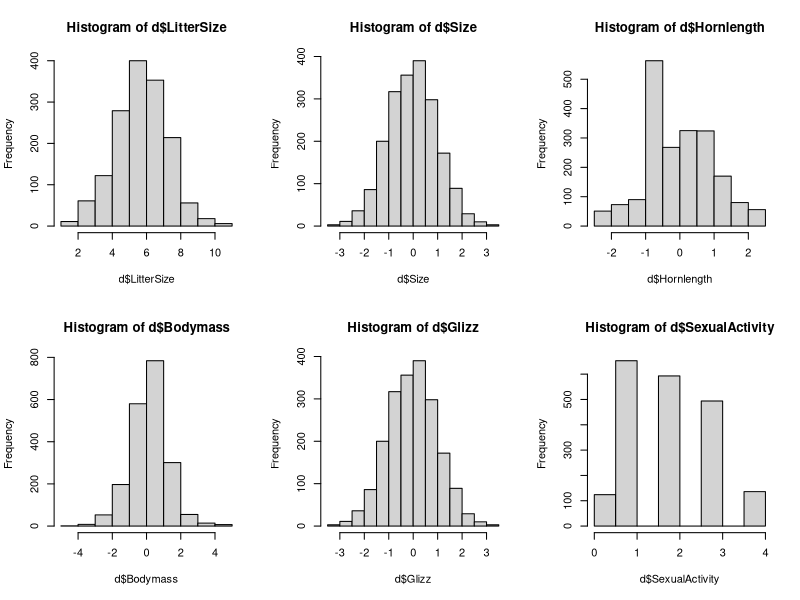
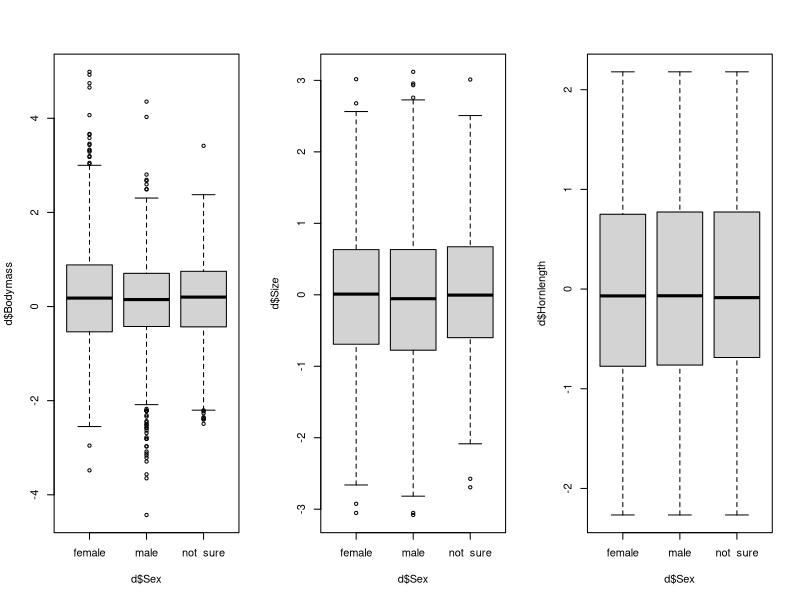
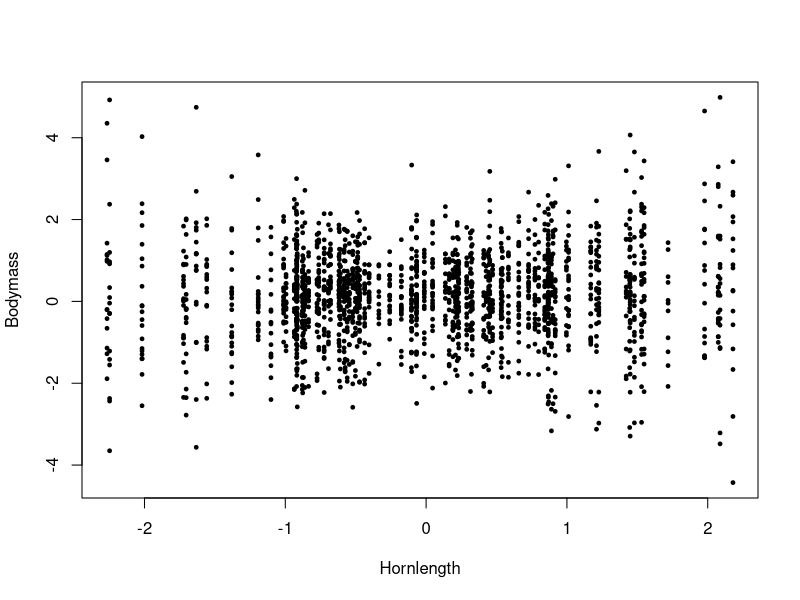
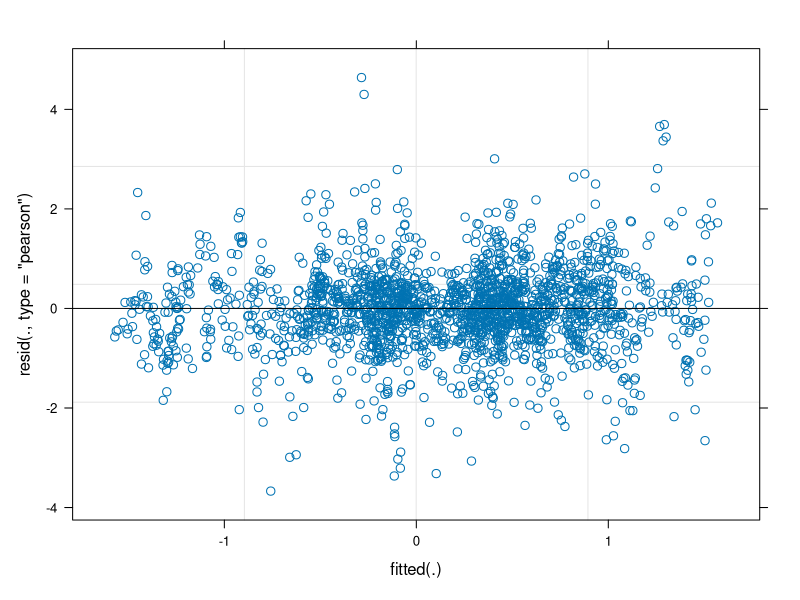
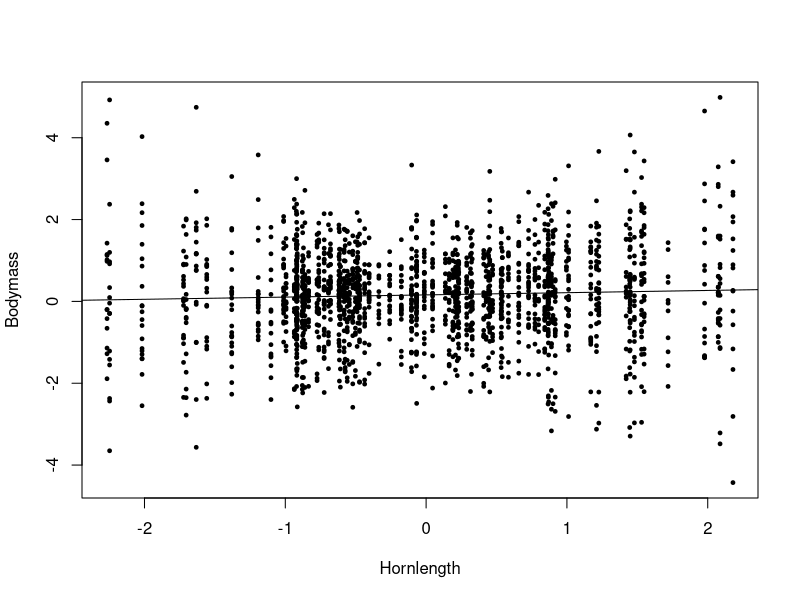
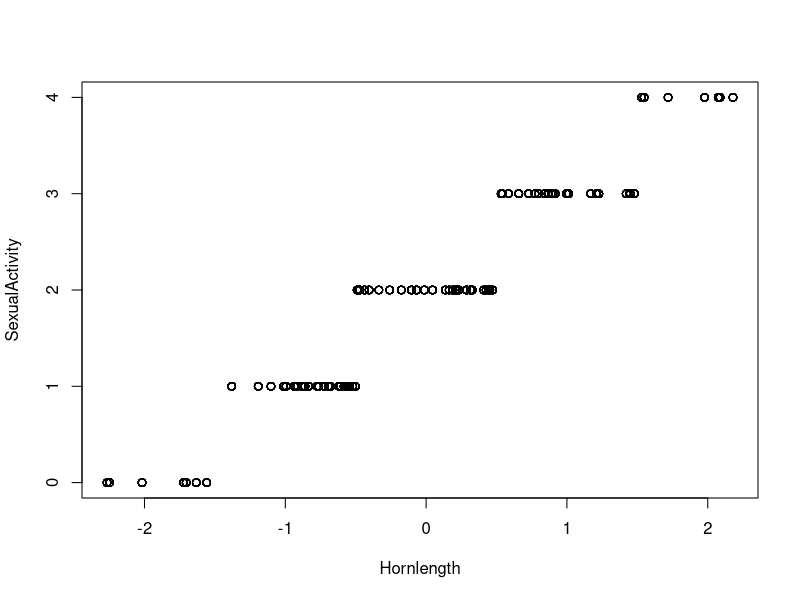
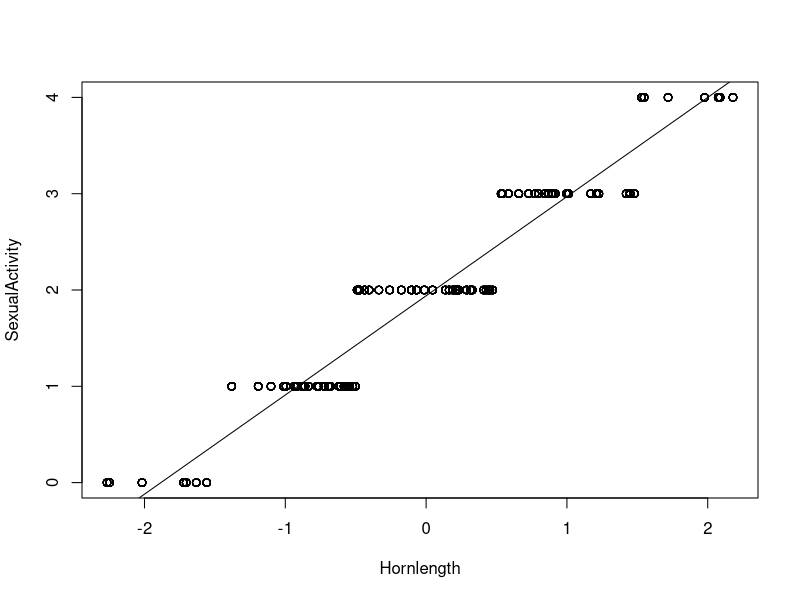
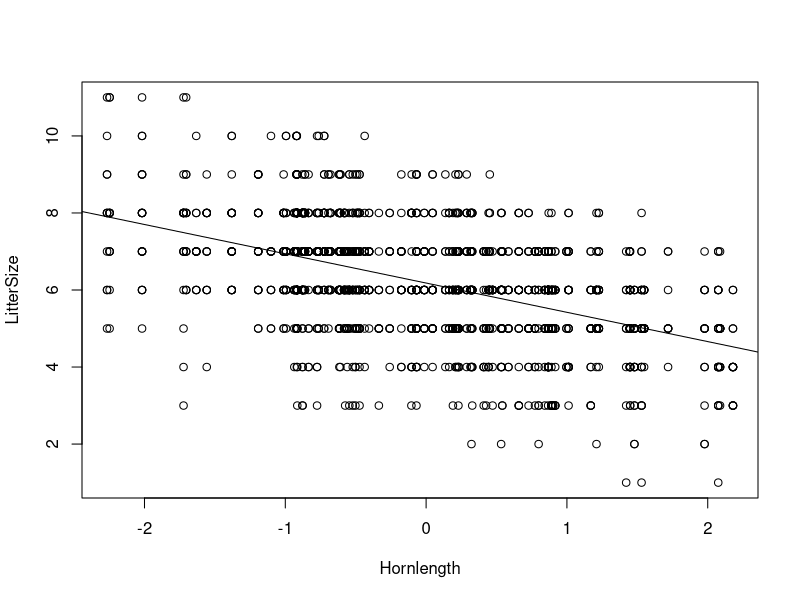

Write the R code that produced these figures, in order.
## Linear mixed models - part 2 ----

# NOTE - see day5_repeatability.R for more explanation of repeatability (mentioned here but not in detail)

rm(list=ls())
# setwd("/home/tash/Documents/CMEECourseWork/GLM_week16/code")

require(lme4)
# this is a package that we can use for lmms. MCMCglmm does the same, but this
# one is ok for easier stuff.
require(lmtest)

d <- read.table("../data/DataForMMs.txt", header=T)
str(d)

# data on unicorns - now have bodymass, size, hornlength, 
# but also were able to quantify the amount of glitz

# captured 100 unicorns, all of them more than once, all variables measured at every occasion
# scored reproductive fitness - unicorns can give birth every month, litter sizes 
# vary between 1-11
# was not always possible to scroe repro fitness, if females elusive
# also determined family groups
# and behavioural obs: counted amounts of copulations 

# hypotheses:
# 1) There is sexual dimorphism (trimorphism!) in unicorn body mass, size, and horn
# length
# 2) Heavy unicorns, corrected for sex and glizz, have longer horns
# We also believe that horns are a signalling quality in unicorns. We are not sure if it's
# sexually selected, or maybe something very different or odd. Therefore, we think that
# 3) Unicorns with longer horns are more likely to mate multiply than unicorns with
# shorter horns and
# 4) Unicorns with longer horns have a higher fitnessGiven that glizz seems to play an important role in unicorn biology, we also postulate that
# 5) Glizz is an indicator of quality, and more glizz means a unicorn can secure more
# copulations
# 6) Therefore, unicorns with more glizz have a higher fitness
# 7) All of this really suggests that of course, we assume that the more a unicorn mates, the
# higher its fitness.

# since >1 datapoint for each indiv, need to correct for psuedoreplication
# use random effect - grouping for indiv unicorn

# also have family groups - don't know if these have effect - need to see whether this needs to be corrected for
# to do this, can use LMR test
# 10 diff families (so don't want family as fixed factor - lose many df)
# so family is random effect

d$Sex <- as.factor(d$Sex)
d$Family <- as.factor(d$Family)

max(d$Individual)
d$Individual <- as.factor(d$Individual)
names(d)
str(d)


par(mfrow=c(2,3))
hist(d$LitterSize)
hist(d$Size)
hist(d$Hornlength)
hist(d$Bodymass)
hist(d$Glizz)
hist(d$SexualActivity)
dev.off()


## hypothesis 1 ----
# There is sexual dimorphism (trimorphism!) in unicorn body mass, size, and horn
# length

par(mfrow=c(1,3))
boxplot(d$Bodymass ~ d$Sex)
boxplot(d$Size ~ d$Sex)
boxplot(d$Hornlength ~ d$Sex)
# doesn't appear to be any - need to test

## 1.1 - body mass ----
# simple linear model won't do - pseudorep
# 100 indivs - so cannot use as fixed factors!
# -> lmm w indiv as random effect to account for pseudorep

h1m1 <- lmer(Bodymass ~ Sex + (1|Individual), data=d)
summary(h1m1)
# summary stats confirm that no effect of sex on body mass
# no p vals for lmm, but can look at param ests and corresponding SE
# Sexmale: -0.1, SE 0.15 -- the SE LARGER than the estimate & t val << 2

# maybe variation within and between families clouds the picture...
# add family as a random factor:
h1m2 <- lmer(Bodymass ~ Sex + (1|Individual) + (1|Family), data=d)
summary(h1m2)
# seems that family explains nearly as much variance as individual
# but st dev also quite large

# use likelihood ratio test to see if adding this param improves model:
lrtest(h1m1, h1m2)
# adding an extra param improves the fit stat significantly
# LogLikelihood of the reduced model without family is -2647, and the 
# LogLikelihood of the model with family as random effect is -2630,
# thus 17 units higher
# Chisq test supports this, w v low p value

# SO when running body mass, need to include family and indiv!
# but be aware - st dev  of random effects is BIG - suggests that diff between both/the ratio (indiv/group)
# is uncertain - don't build big hypothesis based on these exact nums!

########################################### -
# Methods: To test the hypotheses that body mass of unicorns is sexually trimorphic, we buld
# a linear mixed model with body mass as response variable. We modelled sex as three-level
# fixed factor (with female as reference). Each unicorn was measured 20 times, and to
# account for this pseudoreplication, we added individual identity as a random effect on the
# intercept. Family group explained a large amount of variation and was added as a random
# effect on the intercept to account for the nested structure of the data.
# 
# Results: We found no sexual trimorphism in body mass, as the mean values for body mass
# did not differ from each other. The mean for females was 0.14±0.27SE (in z-score SD units),
# and male and sex_notsure did not statistically differ from this. The random factor individual
# explained 28% of the variation, and the family group structure explaied 26% of the total
# variation in body mass. We kept family group in the final model because a likelihood-ratio
# test testing this against a model without family revealed that the reduced model explained
# variance statisctically significantly less well (chi-square=33.06, df=1 p<0.001).
# 
# Table 1:
#     
#     Variable             Estimate       Precision
# Fixed effects               b            SE       t value
# Intercept (female)         0.14          0.22        0.66
# Sex (male)                 0.00          0.25        0.00
# Sex (not sure)             0.09          0.37        0.25
# 
# Random effects           Variance      Standard Deviation
# Individual                 0.26          0.51
# Family                     0.24          0.49
# Residual                   0.72          0.85
# 
# Table 1: Linear mixed-effects model with body mass of unicorns as response
# variable.
########################################### -

# could also calculate within-indiv repeatability of body mass
# here, for clarity, not add family group - solely interested in whether indivs 
# keep their body mass steady over time

mR <- lmer(Bodymass ~ 1 + (1|Individual), data=d)
summary(mR)

repeatability <- (0.46 / (0.46+0.72))
repeatability
# = 0.39 -> 39% 
# so means body mass is ish repeatable - ie consistent ish in indivs throughout their lives

# anything above 50% would be high for behaviour
# most morphological traits would expect 70-90%
# anything below 20% would be low for most but the most variable behaviours


## 1.2 - size ----

h1m3 <- lmer(Size ~ Sex + (1|Individual), data=d)
summary(h1m3)

h1m4 <- lmer(Size ~ Sex + (1|Family), data=d)
summary(h1m4)
# singularity in tests - likelihood ratio tests not appropriate...

# get singularity because couldn't converge due to there being no variation between indivs

# clearly sex has no effect on size


## 1.3 - horn length ----

h1m5 <- lmer(Hornlength ~ Sex + (1|Individual), data=d)
summary(h1m5)

h1m6 <- lmer(Hornlength ~ Sex + (1|Individual) + (1|Family), data=d)
summary(h1m6)
# again no convergence - hornlength not differ between unicorns...?


## hypothesis 2 ----
# Heavy unicorns, corrected for sex and glizz, have longer horns.

# ok so we know that we do NOT need to correct for sex - found out above
# that body mass is not sig diff for diff sexes
# but what about glitz?
# and is there any relationship between body mass and horn length?

par(mfrow=c(1,1))
plot(Bodymass ~ Hornlength, data=d, pch=19, cex=0.5)

# looks quite strange really
# high variance in body mass of v short horned and v long horned 
# unicorns compared to ave horned ones

h2m1 <- lmer(Bodymass ~ Hornlength + Glizz + (1|Individual) + (1|Family), data=d)
summary(h2m1)
# no effect of glitz

h2m2<-lmer(Bodymass ~ Hornlength + (1|Individual) + (1|Family), data=d)
summary(h2m2)
# slight positive association between horn length and body mass - but the plot v strange
# look at residuals:
plot(h2m2)
# looks ok
# clearly difference in variance is captured by grouping -> therefore model resids look ok

# in future - would also want to investigate why variance so low for ave-horned unicorns

# in a paper: mention there is a +ve association, but also 
# v v small effect size (0.05) - prob not bio meaningful

plot(Bodymass ~ Hornlength, data=d, pch=19, cex=0.5)
abline(0.16, 0.054)


## hypothesis 3 ----
# We also believe that horns are a signalling quality in unicorns. We are not sure if it's
# sexually selected, or maybe something very different or odd. Therefore, we think that 3)
# Unicorns with longer horns are more likely to mate more often than unicorns with shorter
# horns, and horn length is repeatable.

plot(SexualActivity ~ Hornlength, data=d)

h3m1 <- lmer(SexualActivity ~ Hornlength + (1|Individual), data=d)
summary(h3m1)
# indiv explains no variance

h3m2 <- lmer(SexualActivity ~ Hornlength + (1|Family), data=d)
summary(h3m2)
# family explains the tiniest bit...!

lrtest(h3m1, h3m2)  # model 2 sig better than m1

#### NO! -don't now use lm just because indiv explains no variance - still have to 
# account for pseudo replication!!!!!!! ###
# h3m3 <- lm(SexualActivity ~ Hornlength, data=d)
# summary(h3m3)



# repeatability of horn length
mR <- lmer(Hornlength ~ 1 + (1|Individual), data=d)
summary(mR)
# ~no variance within indivs - horn length is v v repeatable
# i.e does not change throughout an indiv's life 
# if a indiv's horn measured again and again - same measurement

# plot model
plot(SexualActivity ~ Hornlength, data=d)
abline(1.94, 1.03)


## hypothesis 4 ----
# Unicorns with longer horns have a higher fitness

plot(LitterSize ~ Hornlength, data=d)

h4m1 <- lmer(LitterSize ~ Hornlength + (1|Individual), data=d)
summary(h4m1)

h4m2 <- lmer(LitterSize ~ Hornlength + (1|Individual) + (1|Family), data=d)
summary(h4m2)

lrtest(h4m1, h4m2)
# both indiv and family important random effects here

# sig -ve association between horn length and litter size
abline(6.18, -0.76)


## hypothesis 5 ----
# Glizz is an indicator of quality, and more glizz means a unicorn can secure more
# copulations, and glizz is repeatable.

plot(SexualActivity ~ Glizz, data=d)

h5m1 <- lmer(SexualActivity ~ Glizz + (1|Individual), data=d)
summary(h5m1)

h5m2 <- lmer(SexualActivity ~ Glizz + (1|Family), data=d)
summary(h5m2)

# singularity - indiv and family... - no variation between indivs/families

# no sig effect of glizz on num copulations

# repeatability of glizz
mR <- lmer(Glizz ~ 1 + (1|Individual), data=d)
summary(mR)
# yes glizz v repeatable 


## hypothesis 6 ----
# Therefore, unicorns with more glizz have a higher fitness

plot(LitterSize ~ Glizz, data=d)

h6m1 <- lmer(LitterSize ~ Glizz + (1|Individual), data=d)
summary(h6m1)

h6m2 <- lmer(LitterSize ~ Glizz + (1|Individual) + (1|Family), data=d)
summary(h6m2)

lrtest(h6m1, h6m2) # yes indiv and family important for litter size (seen this already)

# glizz does have sig +ve association w litter size
abline(6.22, 0.51)


## hypothesis 7 ----
# All of this really suggests that of course, we assume that the more a unicorn mates, the
# higher its fitness.

plot(LitterSize ~ SexualActivity, data=d)

h7m1 <- lmer(LitterSize ~ SexualActivity + (1|Individual) + (1|Family), data=d)
summary(h7m1)

# IS a sig association, but negative - as sexual activity increases litter size decreases
abline(7.51, -0.69)
